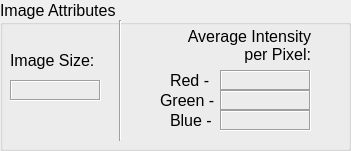
    <widget class="QGroupBox" name="attributesGroup">
     <property name="geometry">
      <rect>
       <x>10</x>
       <y>500</y>
       <width>351</width>
       <height>151</height>
      </rect>
     </property>
     <property name="font">
      <font>
       <pointsize>12</pointsize>
       <weight>50</weight>
       <bold>false</bold>
      </font>
     </property>
     <property name="title">
      <string>Image Attributes</string>
     </property>
     <widget class="QLabel" name="imageSizeLabel">
      <property name="geometry">
       <rect>
        <x>10</x>
        <y>50</y>
        <width>101</width>
        <height>21</height>
       </rect>
      </property>
      <property name="font">
       <font>
        <weight>50</weight>
        <bold>false</bold>
       </font>
      </property>
      <property name="frameShape">
       <enum>QFrame::NoFrame</enum>
      </property>
      <property name="text">
       <string>Image Size:</string>
      </property>
     </widget>
     <widget class="QLabel" name="imageSizeText">
      <property name="geometry">
       <rect>
        <x>10</x>
        <y>80</y>
        <width>91</width>
        <height>21</height>
       </rect>
      </property>
      <property name="frameShape">
       <enum>QFrame::Box</enum>
      </property>
      <property name="frameShadow">
       <enum>QFrame::Sunken</enum>
      </property>
      <property name="text">
       <string/>
      </property>
     </widget>
     <widget class="QLabel" name="avgIntensityLabel">
      <property name="geometry">
       <rect>
        <x>180</x>
        <y>25</y>
        <width>131</width>
        <height>41</height>
       </rect>
      </property>
      <property name="font">
       <font>
        <weight>50</weight>
        <bold>false</bold>
       </font>
      </property>
      <property name="frameShape">
       <enum>QFrame::NoFrame</enum>
      </property>
      <property name="text">
       <string>Average Intensity per Pixel:</string>
      </property>
      <property name="alignment">
       <set>Qt::AlignRight|Qt::AlignTrailing|Qt::AlignVCenter</set>
      </property>
      <property name="wordWrap">
       <bool>true</bool>
      </property>
     </widget>
     <widget class="QLabel" name="redIntensityLabel">
      <property name="geometry">
       <rect>
        <x>170</x>
        <y>70</y>
        <width>71</width>
        <height>21</height>
       </rect>
      </property>
      <property name="font">
       <font>
        <weight>50</weight>
        <bold>false</bold>
       </font>
      </property>
      <property name="frameShape">
       <enum>QFrame::NoFrame</enum>
      </property>
      <property name="text">
       <string>Red - </string>
      </property>
     </widget>
     <widget class="QLabel" name="greenIntensityLabel">
      <property name="geometry">
       <rect>
        <x>160</x>
        <y>90</y>
        <width>71</width>
        <height>21</height>
       </rect>
      </property>
      <property name="font">
       <font>
        <weight>50</weight>
        <bold>false</bold>
       </font>
      </property>
      <property name="frameShape">
       <enum>QFrame::NoFrame</enum>
      </property>
      <property name="text">
       <string>Green - </string>
      </property>
     </widget>
     <widget class="QLabel" name="blueIntensityLabel">
      <property name="geometry">
       <rect>
        <x>170</x>
        <y>110</y>
        <width>71</width>
        <height>21</height>
       </rect>
      </property>
      <property name="font">
       <font>
        <weight>50</weight>
        <bold>false</bold>
       </font>
      </property>
      <property name="frameShape">
       <enum>QFrame::NoFrame</enum>
      </property>
      <property name="text">
       <string>Blue -</string>
      </property>
     </widget>
     <widget class="QLabel" name="redIntensityText">
      <property name="geometry">
       <rect>
        <x>220</x>
        <y>70</y>
        <width>91</width>
        <height>21</height>
       </rect>
      </property>
      <property name="frameShape">
       <enum>QFrame::Box</enum>
      </property>
      <property name="frameShadow">
       <enum>QFrame::Sunken</enum>
      </property>
      <property name="text">
       <string/>
      </property>
     </widget>
     <widget class="QLabel" name="greenIntensityText">
      <property name="geometry">
       <rect>
        <x>220</x>
        <y>90</y>
        <width>91</width>
        <height>21</height>
       </rect>
      </property>
      <property name="frameShape">
       <enum>QFrame::Box</enum>
      </property>
      <property name="frameShadow">
       <enum>QFrame::Sunken</enum>
      </property>
      <property name="text">
       <string/>
      </property>
     </widget>
     <widget class="QLabel" name="blueIntensityText">
      <property name="geometry">
       <rect>
        <x>220</x>
        <y>110</y>
        <width>91</width>
        <height>21</height>
       </rect>
      </property>
      <property name="frameShape">
       <enum>QFrame::Box</enum>
      </property>
      <property name="frameShadow">
       <enum>QFrame::Sunken</enum>
      </property>
      <property name="text">
       <string/>
      </property>
     </widget>
     <widget class="Line" name="attributesDivider">
      <property name="geometry">
       <rect>
        <x>110</x>
        <y>20</y>
        <width>20</width>
        <height>121</height>
       </rect>
      </property>
      <property name="orientation">
       <enum>Qt::Vertical</enum>
      </property>
     </widget>
    </widget>
